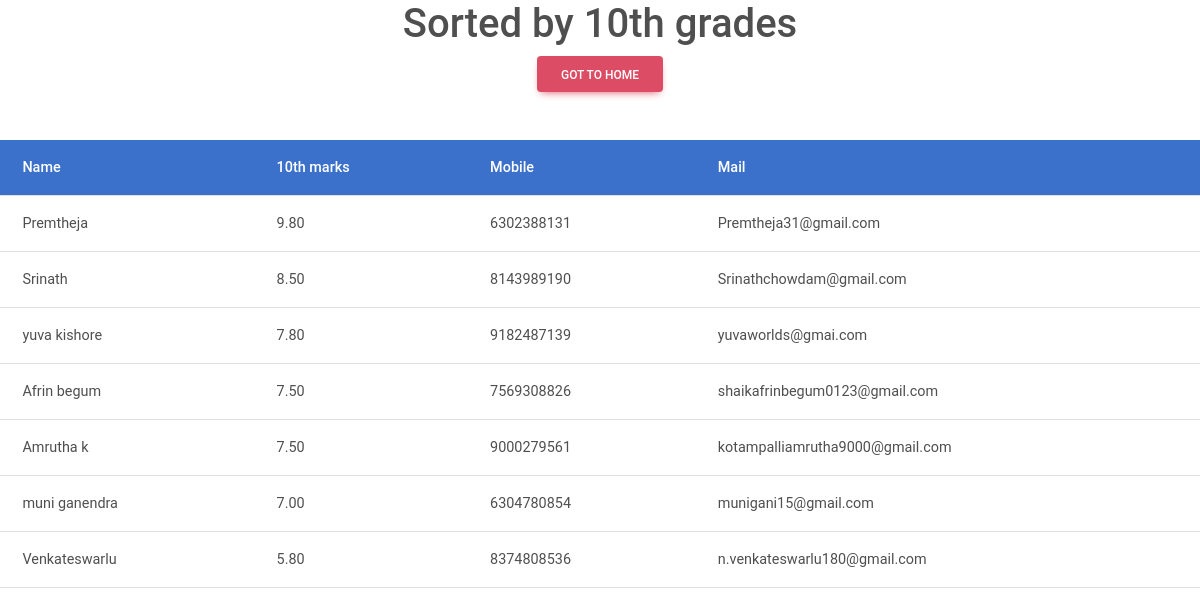
Page /sort10/ on the committed database.
### app/models.py (models this page shows, shortened)
class DataStorage(models.Model):
    name=models.CharField(max_length=100)
    tenth_marks=models.DecimalField(max_digits=4,decimal_places=2)
    inter_marks=models.PositiveIntegerField()
    degree_marks=models.DecimalField(max_digits=4,decimal_places=2)
    mobile=models.BigIntegerField(unique=True)
    mail=models.EmailField(max_length=254,unique=True)
    skills=models.CharField(max_length=200)
    work_experience=models.PositiveSmallIntegerField()

### app/views.py (the view)
# urls.py: path('sort10/',sort10,name='sort10'),
def sort10(request):
    R=DataStorage.objects.all().order_by('-tenth_marks')
    d={'R':R}
    return render(request,'sort10.html',d)

### templates/sort10.html (shortened to what this page needs)
{% load static %}
<!DOCTYPE html>
<html lang="en">
<head>
    <link rel="stylesheet" href="{% static 'css/mdb.min.css' %}">
</head>
<body>
    <center>
        <h1>Sorted by 10th grades</h1>
        <a href="{% url 'home' %}"><button class="btn btn-danger">got to home</button></a>
        <table class="table align-middle mb-0 bg-white mt-5">
            <thead class="bg-primary text-white">
            <tr>
                <th>Name</th>
                <th>10th marks</th>
                <th>Mobile</th>
                <th>Mail</th>
            </tr>
            </thead>
            {% for i in R %}
            <tr>
                <td>{{i.name}}</td>
                <td>{{i.tenth_marks}}</td>
                <td>{{i.mobile}}</td>
                <td>{{i.mail}}</td>
            </tr>
            {% endfor %}
        </table>
    </center>
</body>
</html>

### rows in the picture
DataStorage: name "Premtheja", tenth_marks "9.80", mobile "6302388131", mail "Premtheja31@gmail.com"
DataStorage: name "Srinath", tenth_marks "8.50", mobile "8143989190", mail "Srinathchowdam@gmail.com"
DataStorage: name "yuva kishore", tenth_marks "7.80", mobile "9182487139", mail "yuvaworlds@gmai.com"
DataStorage: name "Afrin begum", tenth_marks "7.50", mobile "7569308826", mail "shaikafrinbegum0123@gmail.com"
DataStorage: name "Amrutha k", tenth_marks "7.50", mobile "9000279561", mail "kotampalliamrutha9000@gmail.com"
DataStorage: name "muni ganendra", tenth_marks "7.00", mobile "6304780854", mail "munigani15@gmail.com"
DataStorage: name "Venkateswarlu", tenth_marks "5.80", mobile "8374808536", mail "n.venkateswarlu180@gmail.com"
